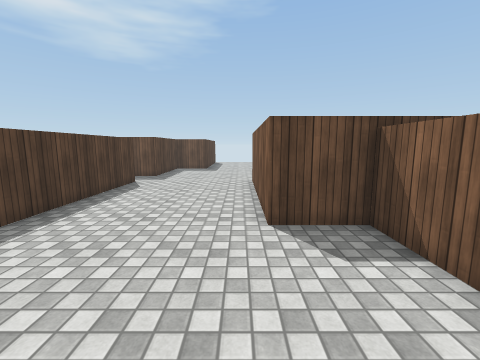
View 1 (above)

19 first-person views from a walk through a Unity game level. The camera is 1.5 m above the floor, tilts 8° down and sees 90° across. The floor is counted in squares, 1 m on a side. Each view is taken from the middle of a square. On the plan, view 1 faces up. The plan holds only what a view shows up to about 13 squares ahead; the rest is blank. The player character is not drawn. Surface patterns are stand-ins for the level's own textures.

View 2
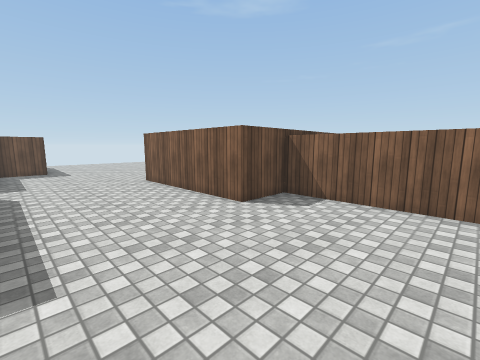

View 3
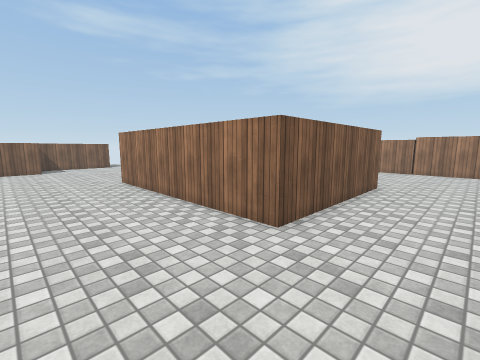

View 4
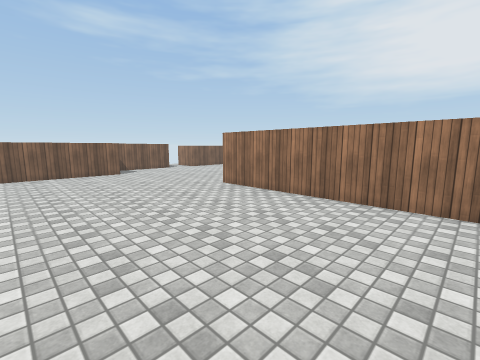

View 5
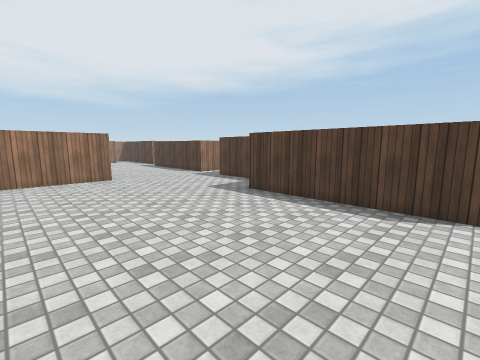

View 6
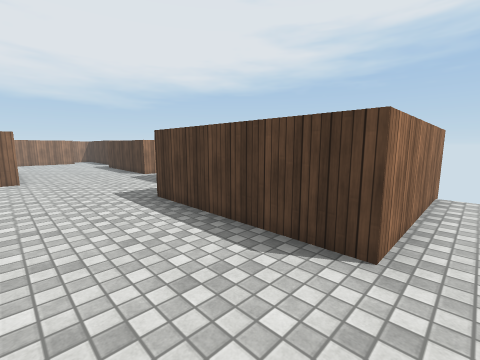

View 7
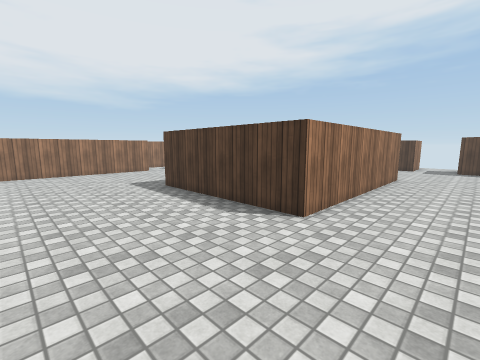

View 8
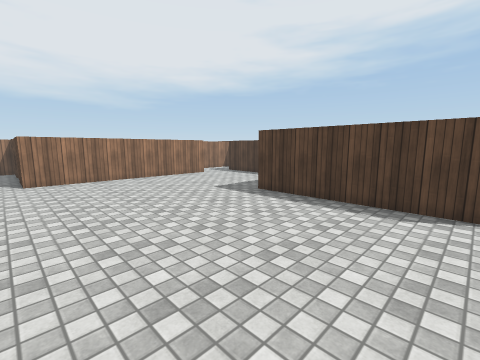

View 9
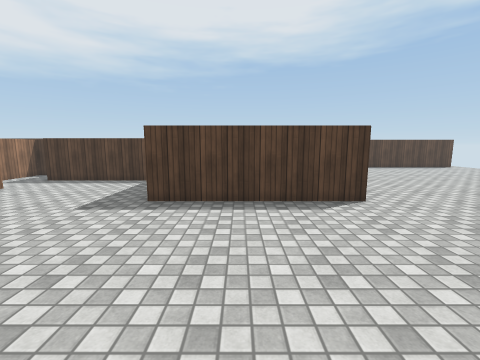

View 10
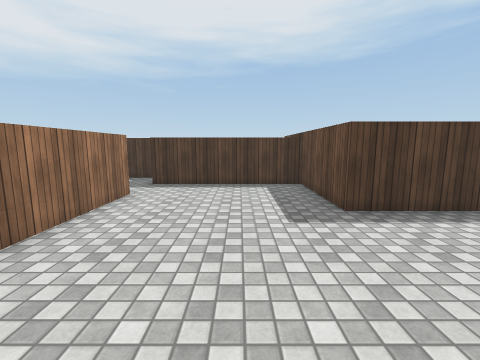

View 11
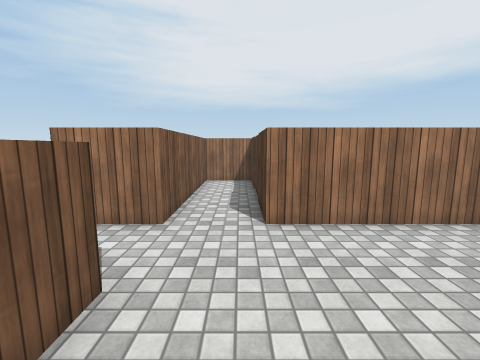

View 12
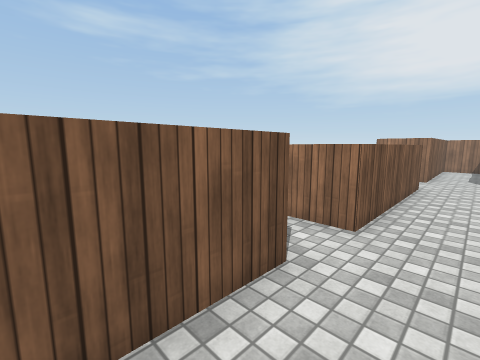

View 13
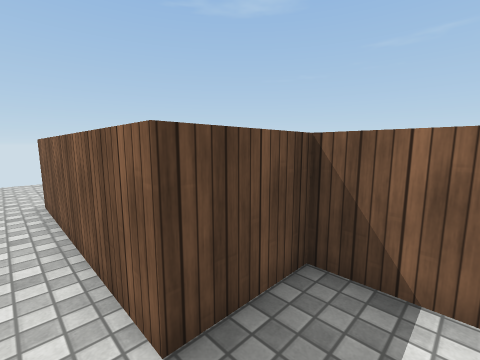

View 14
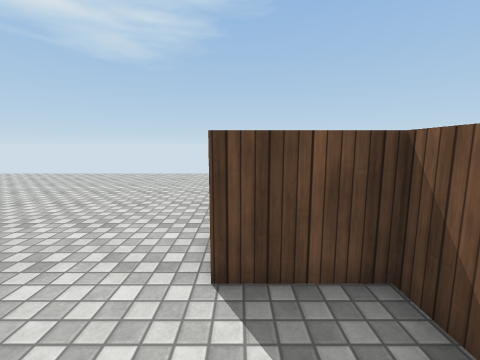

View 15
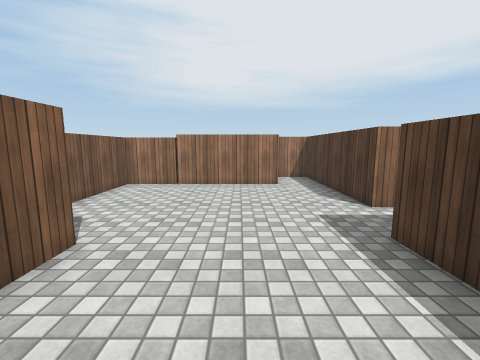

View 16
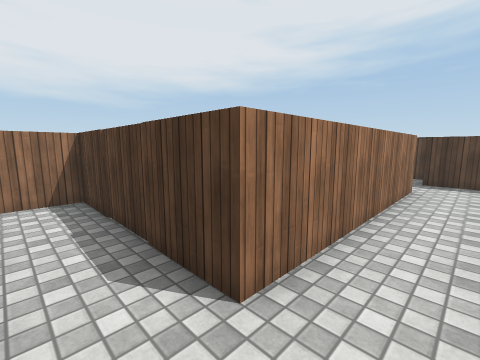

View 17
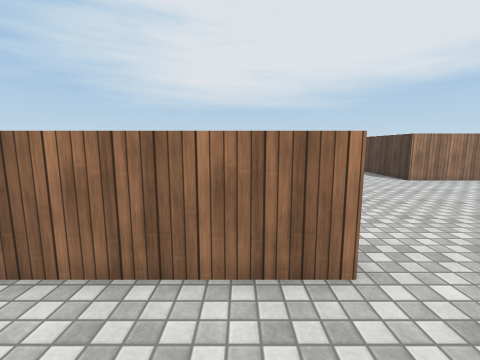

View 18
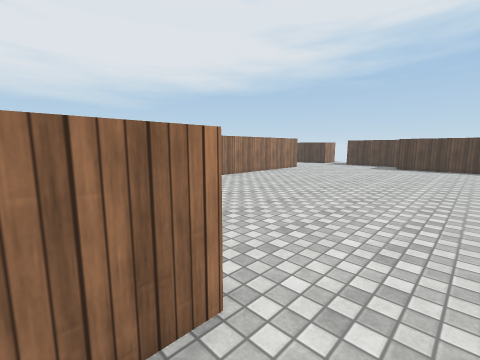

View 19
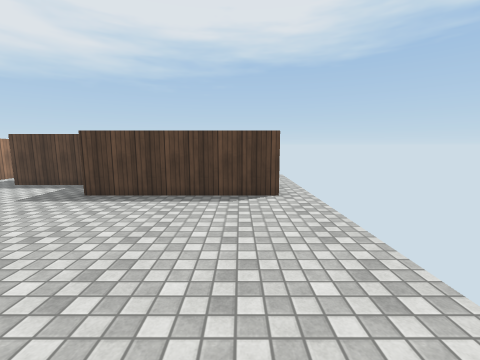

### Floor plan
Points are (right, up) in squares from view 1. A wall is a line through its corners. A room is listed if a view was taken in it or the views show most of it. See-through windows are left out.
Room 1 (views 1, 2, 3, 4, 5, 6, 7, 8, 9, 10, 11, 12, 13, 14, 15, 16, 17, 18, 19)
walls: (8.5, 10.5) (8.5, 4.5) (4.5, 4.5) (4.5, -1.5); (0.5, 10.5) (8.5, 10.5); (2.5, 4.5) (0.5, 4.5) (0.5, 10.5); (16.7, 8.4) (16.7, 12.5) (14.7, 12.5) (14.7, 18.5) (18.8, 18.5); (-4.5, 10.2) (-4.5, 4.1); (-4.3, 15) (-4.3, 12.2); (6.5, -1.5) (14.5, -1.5) (14.5, -7.5) (16.4, -7.5) (16.4, -1.5); (2.5, -1.5) (2.5, 4.5); (16.4, 0.6) (16.4, 6.7); (-5.3, 2.2) (-5.3, -3.8) (-3.9, -3.8); (-3.6, -1.5) (2.5, -1.5) (2.5, -3.5) (4.5, -3.5); (-8.4, 22.2) (-2.3, 22.2) (-2.3, 16.2) (-4.1, 16.2)
ways out: opening at (-5.5, 11); opening at (17.5, -0.5); opening at (17.5, 7.5)

Where each view was taken, in squares from view 1:
view 1: 0 up, 0 right, facing up
view 2: 0 up, 4 left, facing up-right
view 3: 14 up, 2 left, facing down-right
view 4: 17 up, 1 right, facing down-right
view 5: 22 up, 4 right, facing down-left
view 6: 23 up, 1 right, facing down-left
view 7: 13 up, 13 right, facing down-left
view 8: 10 up, 15 right, facing down-left
view 9: 7 up, 15 right, facing left
view 10: 2 up, 14 right, facing left
view 11: 3 up, 15 right, facing down
view 12: 11 up, 15 right, facing down-right
view 13: 11 up, 14 right, facing up-right
view 14: 10 up, 15 right, facing up
view 15: 8 up, 2 left, facing down
view 16: 0 up, 16 right, facing down-left
view 17: 21 up, 16 right, facing down
view 18: 20 up, 16 right, facing down-left
view 19: 21 up, 5 right, facing left
